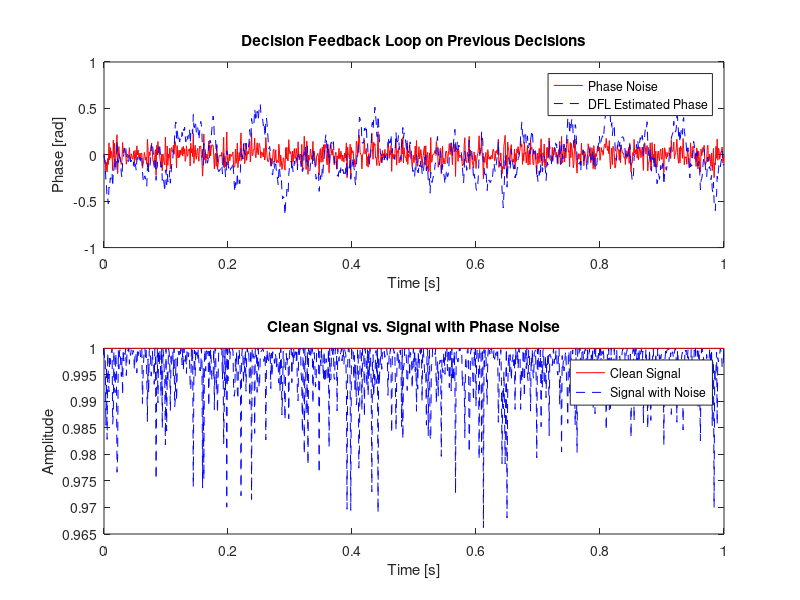
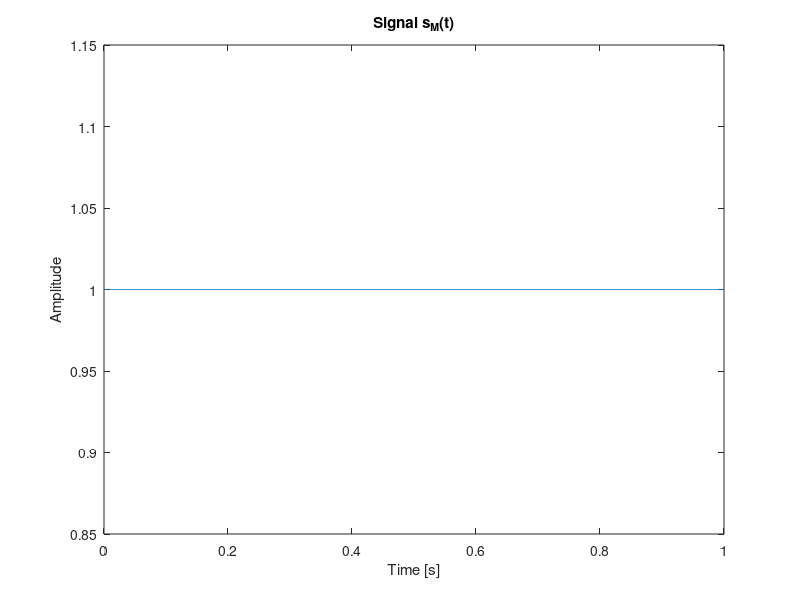
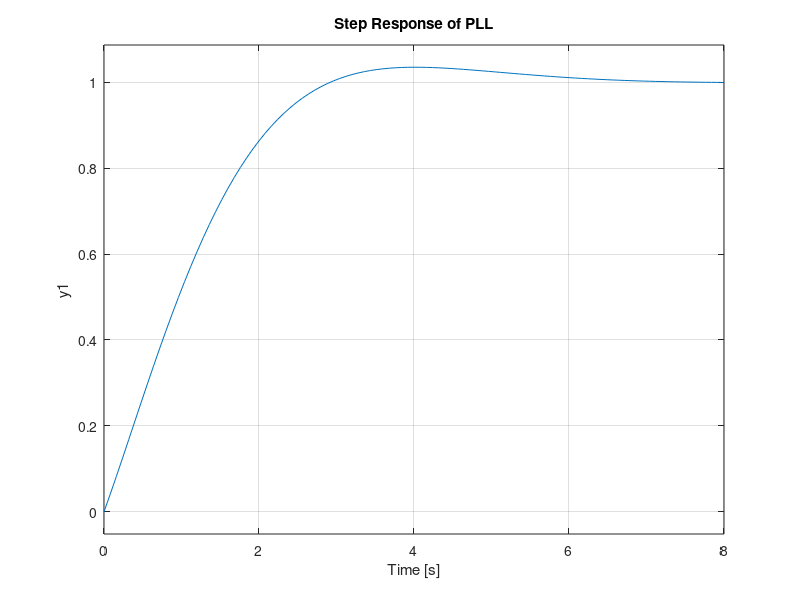
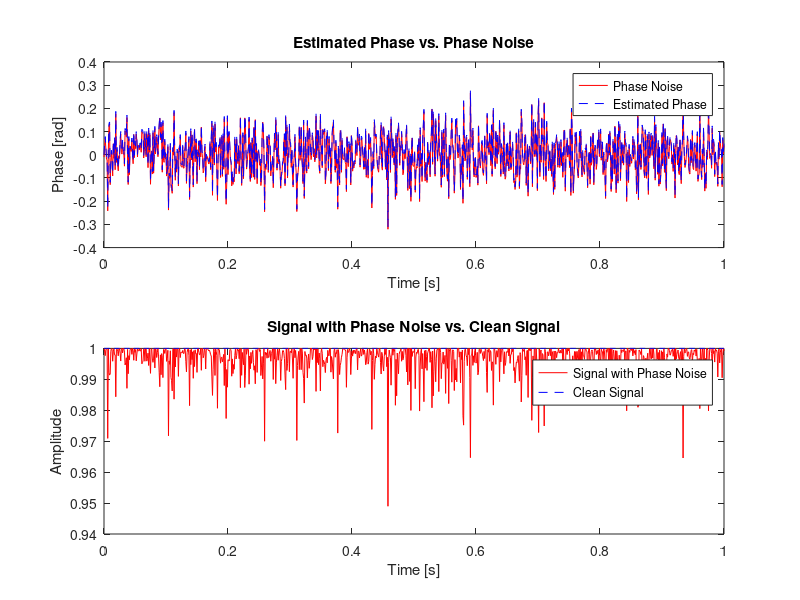

These figures' MATLAB source, in order:
clc

%% General parameter definitions for all sections
A_c = 1;                 % Signal amplitude
f_c = 1e3;               % Carrier frequency [Hz]
T = 0.001;               % Symbol duration
theta_0 = 0;             % Initial phase
noise_variance = deg2rad(5); % Phase noise variance (radians)
SNRbit = 5;              % SNR in dB
sigma_w = deg2rad(5);    % Phase noise (radians)
t = 0:T:1;               % Time axis

%% Section A - Decision Feedback Loop (DFL) Model
% Clean signal
s_clean = A_c * cos(2 * pi * f_c * t + theta_0);  % Signal without noise

% Generate phase noise
noise = noise_variance * randn(1, length(t));

% Signal with phase noise
s_noisy = A_c * cos(2 * pi * f_c * t + theta_0 + noise);

% Decision Feedback Loop
theta_estimated = zeros(size(t));  % Initialize estimated phase
decision_feedback = 0;
for i = 2:length(t)
    % Feedback update
    error = noise(i) - decision_feedback;
    theta_estimated(i) = theta_estimated(i-1) + error;
    decision_feedback = decision_feedback + 0.1 * error;  % Adaptation rate
end

% Plots
figure;
subplot(2,1,1);
plot(t, noise, 'r', 'DisplayName', 'Phase Noise'); hold on;
plot(t, theta_estimated, 'b--', 'DisplayName', 'DFL Estimated Phase');
xlabel('Time [s]');
ylabel('Phase [rad]');
title('Decision Feedback Loop on Previous Decisions');
legend;

subplot(2,1,2);
plot(t, s_clean, 'r', 'DisplayName', 'Clean Signal'); hold on;
plot(t, s_noisy, 'b--', 'DisplayName', 'Signal with Noise');
xlabel('Time [s]');
ylabel('Amplitude');
title('Clean Signal vs. Signal with Phase Noise');
legend;

%% Section B - Generation of s_M(t)
A_k_I = 1;  % In-phase component
A_k_Q = 1;  % Quadrature component

% Create rectangular window g(t) for T
g = ones(size(t));  % Instead of rectpuls, use a window with value 1 for all time

% Generate s_M(t) signal
s_M = A_c * (A_k_I * g .* cos(2 * pi * f_c * t + theta_0) - ...
             A_k_Q * g .* sin(2 * pi * f_c * t + theta_0));

% Plot s_M(t)
figure;
plot(t, s_M);
xlabel('Time [s]');
ylabel('Amplitude');
title('Signal s_M(t)');

%% Section C - PLL System with Transfer Function
% Transfer function parameters
tau_z = 0.5;    % Zero time constant
K = 1;          % System gain
T_1 = 1;        % System time constant

% PLL transfer function
s = tf('s');
H_s = (1 + tau_z * s) / (1 + (tau_z + 1) / K * s + T_1 / K * s^2);

% Step response plot
figure;
step(H_s);
title('Step Response of PLL');

%% Section D - DFL system with phase noise and estimated phase (already handled in Section A)

%% Section E - MATLAB Simulation with Phase Noise, SNRbit = 5
% Signal with phase noise
noise = sigma_w * randn(1, length(t));
s_noisy = A_c * cos(2 * pi * f_c * t + noise);

% PLL model
theta_hat = zeros(size(t));
for i = 2:length(t)
    theta_hat(i) = theta_hat(i-1) + (noise(i) - noise(i-1));
end

% Corrected plot #2 - Ensure match between time and carrier frequency
figure;
subplot(2,1,1);
plot(t, noise, 'r', 'DisplayName', 'Phase Noise'); hold on;
plot(t, theta_hat, 'b--', 'DisplayName', 'Estimated Phase');
xlabel('Time [s]');
ylabel('Phase [rad]');
title('Estimated Phase vs. Phase Noise');
legend;

subplot(2,1,2);
plot(t, s_noisy, 'r', 'DisplayName', 'Signal with Phase Noise'); hold on;
plot(t, A_c * cos(2 * pi * f_c * t), 'b--', 'DisplayName', 'Clean Signal');
xlabel('Time [s]');
ylabel('Amplitude');
title('Signal with Phase Noise vs. Clean Signal');
legend;
